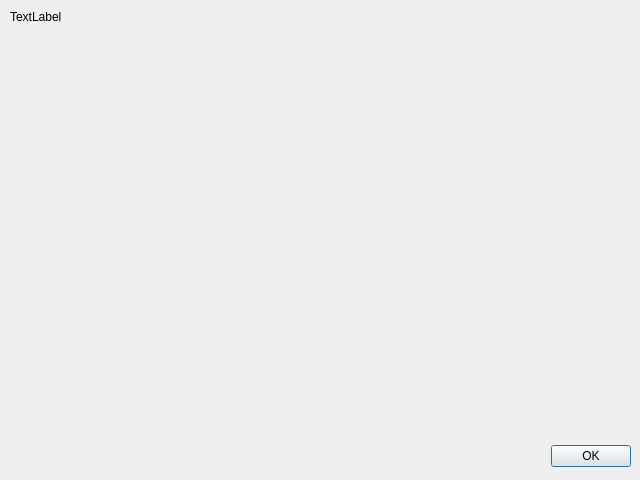
<?xml version="1.0" encoding="UTF-8"?>
<ui version="4.0">
 <class>Dialog</class>
 <widget class="QDialog" name="Dialog">
  <property name="geometry">
   <rect>
    <x>0</x>
    <y>0</y>
    <width>640</width>
    <height>480</height>
   </rect>
  </property>
  <property name="windowTitle">
   <string>Configuration Errors</string>
  </property>
  <widget class="QDialogButtonBox" name="buttonBox">
   <property name="geometry">
    <rect>
     <x>10</x>
     <y>440</y>
     <width>621</width>
     <height>32</height>
    </rect>
   </property>
   <property name="orientation">
    <enum>Qt::Horizontal</enum>
   </property>
   <property name="standardButtons">
    <set>QDialogButtonBox::Ok</set>
   </property>
  </widget>
  <widget class="QLabel" name="label">
   <property name="geometry">
    <rect>
     <x>10</x>
     <y>10</y>
     <width>621</width>
     <height>421</height>
    </rect>
   </property>
   <property name="text">
    <string>TextLabel</string>
   </property>
   <property name="alignment">
    <set>Qt::AlignLeading|Qt::AlignLeft|Qt::AlignTop</set>
   </property>
  </widget>
 </widget>
 <resources/>
 <connections>
  <connection>
   <sender>buttonBox</sender>
   <signal>accepted()</signal>
   <receiver>Dialog</receiver>
   <slot>accept()</slot>
   <hints>
    <hint type="sourcelabel">
     <x>248</x>
     <y>254</y>
    </hint>
    <hint type="destinationlabel">
     <x>157</x>
     <y>274</y>
    </hint>
   </hints>
  </connection>
  <connection>
   <sender>buttonBox</sender>
   <signal>rejected()</signal>
   <receiver>Dialog</receiver>
   <slot>reject()</slot>
   <hints>
    <hint type="sourcelabel">
     <x>316</x>
     <y>260</y>
    </hint>
    <hint type="destinationlabel">
     <x>286</x>
     <y>274</y>
    </hint>
   </hints>
  </connection>
 </connections>
</ui>
